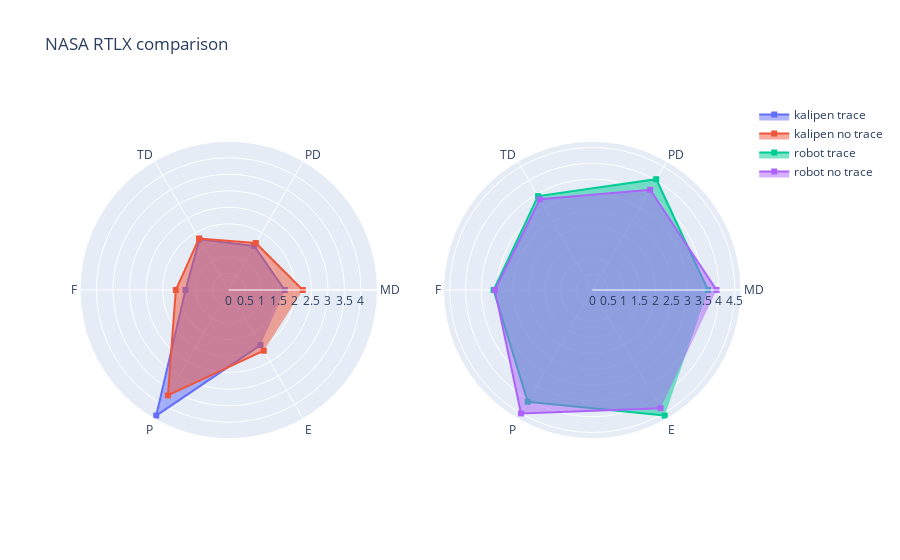

Notebook code cell kept with this figure:
### Code cell
import plotly.graph_objects as go
from plotly.subplots import make_subplots

fig = make_subplots(rows=1, cols=2, specs=[[{'type': 'polar'}]*2])

rtlx_short_cats = ["MD", "PD", "TD", "F", "P", "E"]

fig.add_trace(go.Scatterpolar(
        name='kalipen trace',
        r = list(avg_ktrace),
        theta = rtlx_short_cats,
        marker_symbol = "square", 
        fill='toself', 
        subplot='polar1'
    ), 1, 1)

fig.add_trace(go.Scatterpolar(
        name='kalipen no trace',
        r = list(avg_nktrace),
        theta = rtlx_short_cats,
        marker_symbol = "square", 
        fill='toself', 
        subplot='polar1'
    ), 1, 1)
fig.add_trace(go.Scatterpolar(
        name='robot trace', 
        r = list(avg_rtrace),
        theta = rtlx_short_cats,
        marker_symbol = "square", 
        fill='toself', 
        subplot='polar2'
    ), 1, 2)
fig.add_trace(go.Scatterpolar(
        name='robot no trace', 
        r = list(avg_nrtrace),
        theta = rtlx_short_cats,
        marker_symbol = "square", 
        fill='toself', 
        subplot='polar2'
    ), 1, 2)

fig.update_layout(
    title='NASA RTLX comparison', 
    font_size=12, 
    showlegend=True)

### Figure 1 — Plotly figure (JSON) as saved in the notebook; plotly's stock layout.template omitted (floating-point values rounded to 4 significant figures)
{"data": [{"fill": "toself", "marker": {"symbol": "square"}, "name": "kalipen trace", "r": [1.692, 1.538, 1.769, 1.308, 4.385, 1.923], "subplot": "polar", "theta": ["MD", "PD", "TD", "F", "P", "E"], "type": "scatterpolar"}, {"fill": "toself", "marker": {"symbol": "square"}, "name": "kalipen no trace", "r": [2.24, 1.64, 1.8, 1.6, 3.68, 2.12], "subplot": "polar", "theta": ["MD", "PD", "TD", "F", "P", "E"], "type": "scatterpolar"}, {"fill": "toself", "marker": {"symbol": "square"}, "name": "robot trace", "r": [3.654, 4.038, 3.423, 3.115, 4.077, 4.577], "subplot": "polar2", "theta": ["MD", "PD", "TD", "F", "P", "E"], "type": "scatterpolar"}, {"fill": "toself", "marker": {"symbol": "square"}, "name": "robot no trace", "r": [3.923, 3.654, 3.308, 3.077, 4.5, 4.308], "subplot": "polar2", "theta": ["MD", "PD", "TD", "F", "P", "E"], "type": "scatterpolar"}], "layout": {"font": {"size": 12}, "polar": {"domain": {"x": [0, 0.45], "y": [0, 1]}}, "polar2": {"domain": {"x": [0.55, 1], "y": [0, 1]}}, "showlegend": true, "title": {"text": "NASA RTLX comparison"}}}
